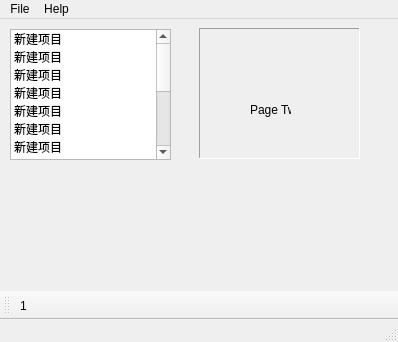
<?xml version="1.0" encoding="UTF-8"?>
<ui version="4.0">
 <class>MainWindow</class>
 <widget class="QMainWindow" name="MainWindow">
  <property name="geometry">
   <rect>
    <x>0</x>
    <y>0</y>
    <width>398</width>
    <height>342</height>
   </rect>
  </property>
  <property name="windowTitle">
   <string>MainWindow</string>
  </property>
  <widget class="QWidget" name="centralWidget">
   <widget class="QListWidget" name="listWidget">
    <property name="geometry">
     <rect>
      <x>10</x>
      <y>10</y>
      <width>161</width>
      <height>131</height>
     </rect>
    </property>
    <item>
     <property name="text">
      <string>新建项目</string>
     </property>
    </item>
    <item>
     <property name="text">
      <string>新建项目</string>
     </property>
    </item>
    <item>
     <property name="text">
      <string>新建项目</string>
     </property>
    </item>
    <item>
     <property name="text">
      <string>新建项目</string>
     </property>
    </item>
    <item>
     <property name="text">
      <string>新建项目</string>
     </property>
    </item>
    <item>
     <property name="text">
      <string>新建项目</string>
     </property>
    </item>
    <item>
     <property name="text">
      <string>新建项目</string>
     </property>
    </item>
    <item>
     <property name="text">
      <string>新建项目</string>
     </property>
    </item>
    <item>
     <property name="text">
      <string>新建项目</string>
     </property>
    </item>
    <item>
     <property name="text">
      <string>新建项目</string>
     </property>
    </item>
    <item>
     <property name="text">
      <string>新建项目</string>
     </property>
    </item>
    <item>
     <property name="text">
      <string>新建项目</string>
     </property>
    </item>
    <item>
     <property name="text">
      <string>新建项目</string>
     </property>
    </item>
    <item>
     <property name="text">
      <string>新建项目</string>
     </property>
    </item>
    <item>
     <property name="text">
      <string>新建项目</string>
     </property>
    </item>
   </widget>
   <widget class="QStackedWidget" name="stackedWidget">
    <property name="geometry">
     <rect>
      <x>199</x>
      <y>9</y>
      <width>161</width>
      <height>131</height>
     </rect>
    </property>
    <property name="frameShape">
     <enum>QFrame::Panel</enum>
    </property>
    <property name="frameShadow">
     <enum>QFrame::Sunken</enum>
    </property>
    <property name="lineWidth">
     <number>1</number>
    </property>
    <property name="midLineWidth">
     <number>0</number>
    </property>
    <property name="currentIndex">
     <number>1</number>
    </property>
    <widget class="QWidget" name="page">
     <widget class="QLabel" name="label">
      <property name="geometry">
       <rect>
        <x>40</x>
        <y>50</y>
        <width>51</width>
        <height>41</height>
       </rect>
      </property>
      <property name="text">
       <string>Page One</string>
      </property>
     </widget>
    </widget>
    <widget class="QWidget" name="page_2">
     <widget class="QLabel" name="label_2">
      <property name="geometry">
       <rect>
        <x>50</x>
        <y>70</y>
        <width>41</width>
        <height>21</height>
       </rect>
      </property>
      <property name="text">
       <string>Page Two</string>
      </property>
     </widget>
    </widget>
   </widget>
  </widget>
  <widget class="QMenuBar" name="menuBar">
   <property name="geometry">
    <rect>
     <x>0</x>
     <y>0</y>
     <width>398</width>
     <height>23</height>
    </rect>
   </property>
   <widget class="QMenu" name="menuFile">
    <property name="title">
     <string>File</string>
    </property>
    <widget class="QMenu" name="menuNew">
     <property name="title">
      <string>New</string>
     </property>
     <addaction name="actionFile"/>
    </widget>
    <addaction name="menuNew"/>
    <addaction name="actionOpen"/>
    <addaction name="actionSave"/>
    <addaction name="separator"/>
    <addaction name="actionRestart"/>
    <addaction name="actionExit"/>
   </widget>
   <widget class="QMenu" name="menuHelp">
    <property name="title">
     <string>Help</string>
    </property>
    <addaction name="actionAbout_Qt"/>
   </widget>
   <addaction name="menuFile"/>
   <addaction name="menuHelp"/>
  </widget>
  <widget class="QToolBar" name="mainToolBar">
   <attribute name="toolBarArea">
    <enum>BottomToolBarArea</enum>
   </attribute>
   <attribute name="toolBarBreak">
    <bool>false</bool>
   </attribute>
   <addaction name="toolButton"/>
  </widget>
  <widget class="QStatusBar" name="statusBar"/>
  <action name="actionOpen">
   <property name="text">
    <string>Open</string>
   </property>
  </action>
  <action name="actionSave">
   <property name="text">
    <string>Save</string>
   </property>
  </action>
  <action name="actionRestart">
   <property name="text">
    <string>Restart</string>
   </property>
  </action>
  <action name="actionExit">
   <property name="text">
    <string>Exit</string>
   </property>
  </action>
  <action name="actionFile">
   <property name="text">
    <string>File</string>
   </property>
  </action>
  <action name="actionAbout_Qt">
   <property name="text">
    <string>About Qt</string>
   </property>
  </action>
  <action name="toolButton">
   <property name="text">
    <string>1</string>
   </property>
   <property name="toolTip">
    <string>&lt;html&gt;&lt;head/&gt;&lt;body&gt;&lt;p&gt;shit&lt;/p&gt;&lt;p&gt;&lt;br/&gt;&lt;/p&gt;&lt;/body&gt;&lt;/html&gt;</string>
   </property>
   <property name="shortcut">
    <string>Ctrl+C</string>
   </property>
  </action>
  <action name="actionhelp">
   <property name="text">
    <string>help</string>
   </property>
  </action>
 </widget>
 <layoutdefault spacing="6" margin="11"/>
 <resources/>
 <connections/>
</ui>
